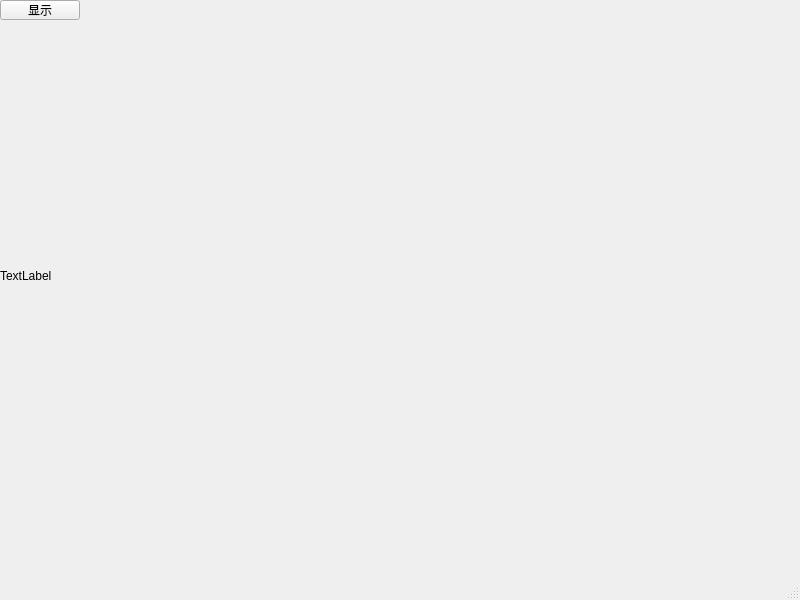
<?xml version="1.0" encoding="UTF-8"?>
<ui version="4.0">
 <class>MainWindow</class>
 <widget class="QMainWindow" name="MainWindow">
  <property name="geometry">
   <rect>
    <x>0</x>
    <y>0</y>
    <width>800</width>
    <height>600</height>
   </rect>
  </property>
  <property name="windowTitle">
   <string>MainWindow</string>
  </property>
  <widget class="QWidget" name="centralwidget">
   <widget class="QPushButton" name="playButton">
    <property name="geometry">
     <rect>
      <x>0</x>
      <y>0</y>
      <width>80</width>
      <height>20</height>
     </rect>
    </property>
    <property name="text">
     <string>显示</string>
    </property>
   </widget>
   <widget class="QLabel" name="label">
    <property name="geometry">
     <rect>
      <x>0</x>
      <y>20</y>
      <width>512</width>
      <height>512</height>
     </rect>
    </property>
    <property name="text">
     <string>TextLabel</string>
    </property>
   </widget>
  </widget>
  <widget class="QMenuBar" name="menubar">
   <property name="geometry">
    <rect>
     <x>0</x>
     <y>0</y>
     <width>800</width>
     <height>21</height>
    </rect>
   </property>
  </widget>
  <widget class="QStatusBar" name="statusbar"/>
 </widget>
 <resources/>
 <connections/>
</ui>
